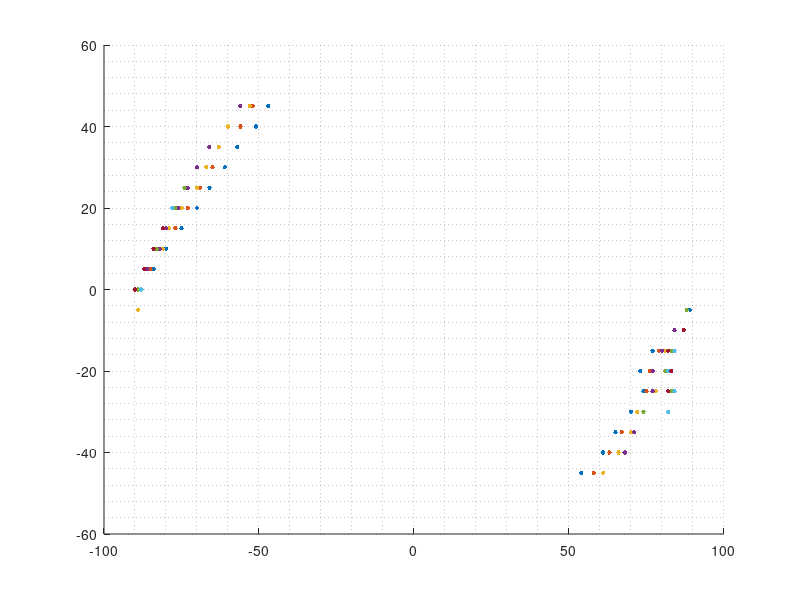

Write MATLAB code to recreate this figure. (Note: this script raises an error after producing the figure.)
%% Grafica Errores de Desplazamiento de NAO
close all
clear all
clc
%% 
XY_pos=[];
XY_neg=[];
orden = 1;
hold on
grid minor
% [X, Y] = textread('files/CalibracionPromedio3.txt','%d %d');
% plot(X,Y,'og');
% halfX=floor(length(X)/2);
% P = polyfit(X(1:halfX,:),Y(1:halfX,:), orden)
% P_val = polyval(P,X(1:halfX,:));
% plot(X(1:halfX,:),P_val,'-.b');
% 
% halfX=ceil(length(X)/2);
% P = polyfit(X(halfX:length(X),:),Y(halfX:length(X),:), orden)
% P_val = polyval(P,X(halfX:length(X),:));
% plot(X(halfX:length(X),:),P_val,'-.b');
%% 20cm
[Y, X] = textread('files/CalibracionPromedio4_20.txt','%d %d');
plot(X,Y,'.','LineWidth',2,'markersize',10);

halfX=ceil(length(X)/2);
% P_20 = polyfit(X(halfX:length(X),:),Y(halfX:length(X),:), orden)
XY_pos=[XY_pos;X(halfX:length(X),:),Y(halfX:length(X))];
% P_val = polyval(P_20,X(halfX:length(X),:));
% plot(X(halfX:length(X),:),P_val,'-.','LineWidth',2,'markersize',10);
% 
halfX=floor(length(X)/2);
% P_20 = polyfit(X(1:halfX,:),Y(1:halfX,:), orden)
XY_neg=[XY_neg;X(1:halfX,:),Y(1:halfX,:)];
% P_val = polyval(P_20,X(1:halfX,:));
% plot(X(1:halfX,:),P_val,'-.','LineWidth',2,'markersize',10);

%% 30cm
[Y, X] = textread('files/CalibracionPromedio5_30.txt','%d %d');
plot(X,Y,'.','LineWidth',2,'markersize',10);

halfX=ceil(length(X)/2);
% P_30 = polyfit(X(halfX:length(X),:),Y(halfX:length(X),:), orden)
XY_pos=[XY_pos;X(halfX:length(X),:),Y(halfX:length(X))];
% P_val = polyval(P_30,X(halfX:length(X),:));
% plot(X(halfX:length(X),:),P_val,'-.','LineWidth',2,'markersize',10);
% 
halfX=floor(length(X)/2);
% P_30 = polyfit(X(1:halfX,:),Y(1:halfX,:), orden)
XY_neg=[XY_neg;X(1:halfX,:),Y(1:halfX,:)];
% P_val = polyval(P_30,X(1:halfX,:));
% plot(X(1:halfX,:),P_val,'-.','LineWidth',2,'markersize',10);


%% 40cm
[Y, X] = textread('files/CalibracionPromedio6_40.txt','%d %d');
plot(X,Y,'.','LineWidth',2,'markersize',10);

halfX=ceil(length(X)/2);
% P_40 = polyfit(X(halfX:length(X),:),Y(halfX:length(X),:), orden)
XY_pos=[XY_pos;X(halfX:length(X),:),Y(halfX:length(X))];
% P_val = polyval(P_40,X(halfX:length(X),:));
% plot(X(halfX:length(X),:),P_val,'-.','LineWidth',2,'markersize',10);
% 
halfX=floor(length(X)/2)-1;
% P_40 = polyfit(X(1:halfX,:),Y(1:halfX,:), orden)
XY_neg=[XY_neg;X(1:halfX,:),Y(1:halfX,:)];
% P_val = polyval(P_40,X(1:halfX,:));
% plot(X(1:halfX,:),P_val,'-.','LineWidth',2,'markersize',10);

%% 50cm
[Y, X] = textread('files/CalibracionPromedio7_50.txt','%d %d');
plot(X,Y,'.','LineWidth',2,'markersize',10);

halfX=ceil(length(X)/2);
% P_50 = polyfit(X(halfX:length(X),:),Y(halfX:length(X),:), orden)
XY_pos=[XY_pos;X(halfX:length(X),:),Y(halfX:length(X))];
% P_val = polyval(P_50,X(halfX:length(X),:));
% plot(X(halfX:length(X),:),P_val,'-.','LineWidth',2,'markersize',10);
% 
halfX=floor(length(X)/2)-1;
% P_50 = polyfit(X(1:halfX,:),Y(1:halfX,:), orden)
XY_neg=[XY_neg;X(1:halfX,:),Y(1:halfX,:)];
% P_val = polyval(P_50,X(1:halfX,:));
% plot(X(1:halfX,:),P_val,'-.','LineWidth',2,'markersize',10);

% 
%% 60cm
[Y, X] = textread('files/CalibracionPromedio8_60.txt','%d %d');
plot(X,Y,'.','LineWidth',2,'markersize',10);

halfX=ceil(length(X)/2);
% P_60 = polyfit(X(halfX:length(X),:),Y(halfX:length(X),:), orden)
XY_pos=[XY_pos;X(halfX:length(X),:),Y(halfX:length(X))];
% P_val = polyval(P_60,X(halfX:length(X),:));
% plot(X(halfX:length(X),:),P_val,'-.','LineWidth',2,'markersize',10);
% 
halfX=floor(length(X)/2);
% P_60 = polyfit(X(1:halfX,:),Y(1:halfX,:), orden)
XY_neg=[XY_neg;X(1:halfX,:),Y(1:halfX,:)];
% P_val = polyval(P_60,X(1:halfX,:));
% plot(X(1:halfX,:),P_val,'-.','LineWidth',2,'markersize',10);

%% 70cm
[Y, X] = textread('files/CalibracionPromedio9_70.txt','%d %d');
plot(X,Y,'.','LineWidth',2,'markersize',10);

halfX=ceil(length(X)/2)+1;
% P_70 = polyfit(X(halfX:length(X),:),Y(halfX:length(X),:), orden)
XY_pos=[XY_pos;X(halfX:length(X),:),Y(halfX:length(X))];
% P_val = polyval(P_70,X(halfX:length(X),:));
% plot(X(halfX:length(X),:),P_val,'-.','LineWidth',2,'markersize',10);
% 
halfX=floor(length(X)/2);
% P_70 = polyfit(X(1:halfX,:),Y(1:halfX,:), orden)
XY_neg=[XY_neg;X(1:halfX,:),Y(1:halfX,:)];
% P_val = polyval(P_70,X(1:halfX,:));
% plot(X(1:halfX,:),P_val,'-.','LineWidth',2,'markersize',10);

%% 80cm
[Y, X] = textread('files/CalibracionPromedio10_80.txt','%d %d');
plot(X,Y,'.','LineWidth',2,'markersize',10)

halfX=ceil(length(X)/2)+1;
% P_80 = polyfit(X(halfX:length(X),:),Y(halfX:length(X),:), orden)
XY_pos=[XY_pos;X(halfX:length(X),:),Y(halfX:length(X))];
% P_val = polyval(P_80,X(halfX:length(X),:));
% plot(X(halfX:length(X),:),P_val,'-.','LineWidth',2,'markersize',10);
% 
halfX=floor(length(X)/2);
% P_80 = polyfit(X(1:halfX,:),Y(1:halfX,:), orden)
XY_neg=[XY_neg;X(1:halfX,:),Y(1:halfX,:)];
% P_val = polyval(P_80,X(1:halfX,:));
% plot(X(1:halfX,:),P_val,'-.','LineWidth',2,'markersize',10);

%% Angulo real positivo y angulo Hough negativo 
% plot(XY_pos(:,1),XY_pos(:,2),'xr')
P_gral_pos = polyfit(XY_pos(:,1),XY_pos(:,2), orden)
P_val_pos = polyval(P_gral_pos,XY_pos(:,1));
% plot(XY_pos(:,1),P_val_pos,'-m','LineWidth',3,'markersize',10);
% plot(XY_neg(:,1),XY_neg(:,2),'xb')

%% Angulo real negativo y angulo Hough positivo 
P_gral_neg = polyfit(XY_neg(:,1),XY_neg(:,2), orden)
P_val_neg = polyval(P_gral_neg,XY_neg(:,1));
% plot(XY_neg(:,1),P_val_neg,'-m','LineWidth',3,'markersize',10);
% plot(XY_neg(:,1),XY_neg(:,2),'xb')

A1 = -95:1:0;
P131 = 0.005*A1.^3 + 0.305*A1.^2 + 6.315*A1 + 115.45;
P132 = -0.0000*A1.^3 - 0.0129*A1.^2 - 0.5036*A1 + 49.8447;
P121 = -0.005*A1.^2 + 0.1515*A1 + 85.15;
P122 = -0.0104*A1.^2 - 0.3346*A1 + 53.6451;
P111 = 1.4*A1 + 125; % Promedio de coeficientes de Polinomios
P112 = 1.1474*A1 + 104.6712; % Polinomio de nube de puntos

A2 = 0:1:95;
P231 = 0.0001*A2.^3 - 0.0054*A2.^2 + 0.805*A2 - 89.64;
P232 = -0.0001*A2.^3 + 0.0353*A2.^2 - 2.0903*A2 - 18.8134;
P221 = 0.007*A2.^2 + 0.6*A2 - 88.98;
P222 = 0.0099*A2.^2 - 0.2782*A2 - 61.4467;
P211 = 1.8*A2 - 160; % Promedio de coeficientes de Polinomios
P212 = 1.1765*A2 - 113.8521; % Polinomio de nube de puntos

plot(A1,P111,'-k','LineWidth',2,'markersize',10);
plot(A1,P112,'-r','LineWidth',2,'markersize',10);
% plot(A1,P121,'-r','LineWidth',2,'markersize',10);
% plot(A1,P122,'-r','LineWidth',2,'markersize',10);
% plot(A1,P131,'-b','LineWidth',2,'markersize',10);
% plot(A1,P132,'-b','LineWidth',2,'markersize',10);

plot(A2,P211,'-k','LineWidth',2,'markersize',10);
plot(A2,P212,'-r','LineWidth',2,'markersize',10);
% plot(A2,P221,'-r','LineWidth',2,'markersize',10);
% plot(A2,P222,'-r','LineWidth',2,'markersize',10);
% plot(A2,P231,'-b','LineWidth',2,'markersize',10);
% plot(A2,P232,'-b','LineWidth',2,'markersize',10);

hold off
title('Calibracion de Rotaciones', 'FontSize',20,'FontWeight','bold','Color','k')
xlabel('Angulo[Hough]', 'FontSize',15,'FontWeight','bold','Color','k')
ylabel('Angulo[Real]','FontSize',15,'FontWeight','bold','Color','k')

%% Polinomios de Grado 1
% P_20 = 1.0579*A + 94.5434
% P_30 = 1.2150*A + 108.4583
% P_40 = 1.2880*A + 115.6092
% P_50 = 1.4056*A + 126.4475
% P_60 = 1.6229*A + 145.3033
% P_70 = 1.8786*A + 167.0520
% P_80 = 1.6667*A + 150.0000
% 
% P1 = 1.447814286*A + 129.6305286
%
% P_20 = 1.2280*A - 113.2817
% P_30 = 1.4052*A - 128.3229
% P_40 = 1.3410*A - 127.7011
% P_50 = 1.9730*A - 174.6691
% P_60 = 1.6634*A - 155.0681
% P_70 = 2.9762*A - 269.4048
% P_80 = 2.0588*A - 189.4118
%
% P2 = 1.806514286*A - 165.4085
% 
%% Polinomios de Grado 2
% P_20 = -0.0012*A?2 + 0.7261*A + 91.0000
% P_30 = -0.0138*A?2 - 0.1357*A + 79.7381
% P_40 = -0.0105*A?2 + 0.0857*A + 85.9048
% P_50 = -0.0005*A?2 + 0.4690*A + 87.9286
% P_60 = -0.0700*A?2 - 2.6500*A + 58.2500
% P_70 = 0.0171*A?2  + 0.8857*A + 93.8000
% P_80 = 0.0400*A?2  + 1.6800*A + 99.4000
% 
% P1 = -0.005*A?2 + 0.1515*A + 85.15
%
% P_20 = -0.0005*A?2 + 0.9647*A - 89.4818
% P_30 = 0.0011*A?2  + 0.7709*A - 88.9110
% P_40 = 0.0029*A?2  + 0.6353*A - 88.6107
% P_50 = 0.0045*A?2  + 0.5048*A - 88.4909
% P_60 = 0.0036*A?2  + 0.5221*A - 89.1786
% P_70 = 0.0114*A?2  + 0.2914*A - 88.2286
% P_80 = -0.0000*A?2 + 0.6000*A - 90.0000
%
% P2 = 0.007*A?2 + 0.6*A - 88.98
% 
%% Polinomios de Grado 3
% P_20 = 0.0010*A?3 + 0.0725*A?2 + 2.2795*A + 99.1111
% P_30 = 0.0000*A?3 - 0.0138*A?2 - 0.1357*A + 79.7381
% P_40 = -0.0009*A?3 - 0.0905*A?2 - 2.1587*A + 66.5714
% P_50 = 0.0009*A?3 + 0.0662*A?2 + 1.9802*A + 97.9286
% P_60 = 0.0200*A?3 + 1.2800*A?2 + 26.7000*A + 263.0000
% P_70 = 0.0033*A?3 + 0.2171*A?2 + 4.6024*A + 114.8000
% P_80 = 0.0107*A?3 + 0.6000*A?2 + 10.9333*A + 147.0000
% 
% P1 = 0.005*A?3 + 0.305*A?2 + 6.315*A + 115.45
%
% P_-20 = 0.0001*A?3 - 0.0064*A?2 + 1.0668*A - 89.7608
% P_-30 = 0.0000*A?3 - 0.0003*A?2 + 0.7952*A - 88.9742
% P_-40 = 0.0002*A?3 - 0.0073*A?2 + 0.8060*A - 89.0059
% P_-50 = 0.0002*A?3 - 0.0097*A?2 + 0.7481*A - 89.1517
% P_-60 = -0.0002*A?3 + 0.0119*A?2 + 0.4460*A - 89.0952
% P_-70 = -0.0013*A?3 + 0.0514*A?2 + 0.0048*A - 88.0286
% P_-80 = 0.0000*A?3 - 0.0000*A?2 + 0.6000*A - 90.0000
%
% P2 = 0.0001*A?3 - 0.0054*A?2 + 0.805*A - 89.64
% 